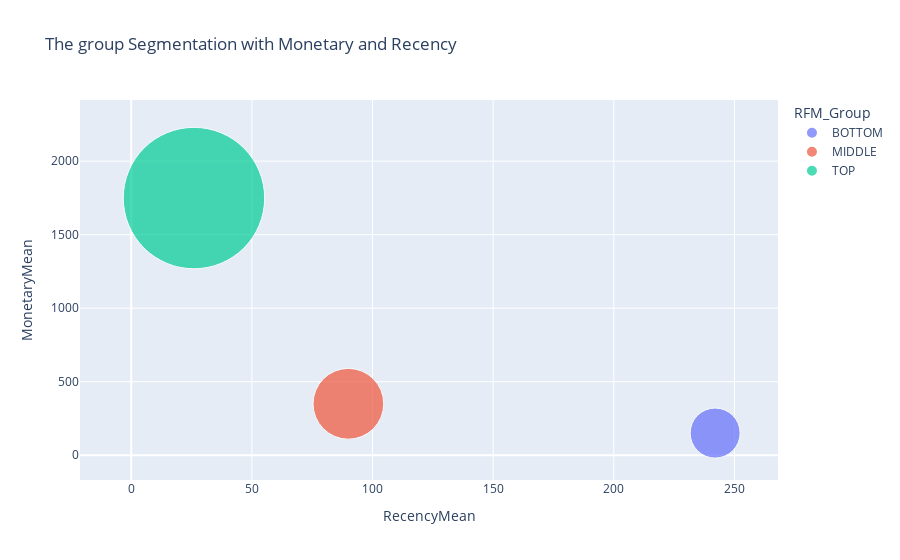

Notebook code for this chart:
### Code cell
import plotly.express as px

fig = px.scatter(rfm_agg, x="RecencyMean", y="MonetaryMean", size="FrequencyMean", color="RFM_Group",
           hover_name="RFM_Group", size_max=100, title = "The group Segmentation with Monetary and Recency")

#fig.write_image('rfm_group.png', engine='kaleido')
fig.show()

### Figure 1 — Plotly figure (JSON) as saved in the notebook; plotly's stock layout.template omitted (floating-point values rounded to 4 significant figures)
{"data": [{"hovertemplate": "<b>%{hovertext}</b><br><br>RFM_Group=BOTTOM<br>RecencyMean=%{x}<br>MonetaryMean=%{y}<br>FrequencyMean=%{marker.size}<extra></extra>", "hovertext": ["BOTTOM"], "legendgroup": "BOTTOM", "marker": {"color": "#636efa", "size": [1], "sizemode": "area", "sizeref": 0.0008, "symbol": "circle"}, "mode": "markers", "name": "BOTTOM", "orientation": "v", "showlegend": true, "type": "scatter", "x": [242], "xaxis": "x", "y": [151], "yaxis": "y"}, {"hovertemplate": "<b>%{hovertext}</b><br><br>RFM_Group=MIDDLE<br>RecencyMean=%{x}<br>MonetaryMean=%{y}<br>FrequencyMean=%{marker.size}<extra></extra>", "hovertext": ["MIDDLE"], "legendgroup": "MIDDLE", "marker": {"color": "#EF553B", "size": [2], "sizemode": "area", "sizeref": 0.0008, "symbol": "circle"}, "mode": "markers", "name": "MIDDLE", "orientation": "v", "showlegend": true, "type": "scatter", "x": [90], "xaxis": "x", "y": [350], "yaxis": "y"}, {"hovertemplate": "<b>%{hovertext}</b><br><br>RFM_Group=TOP<br>RecencyMean=%{x}<br>MonetaryMean=%{y}<br>FrequencyMean=%{marker.size}<extra></extra>", "hovertext": ["TOP"], "legendgroup": "TOP", "marker": {"color": "#00cc96", "size": [8], "sizemode": "area", "sizeref": 0.0008, "symbol": "circle"}, "mode": "markers", "name": "TOP", "orientation": "v", "showlegend": true, "type": "scatter", "x": [26], "xaxis": "x", "y": [1749], "yaxis": "y"}], "layout": {"legend": {"itemsizing": "constant", "title": {"text": "RFM_Group"}, "tracegroupgap": 0}, "title": {"text": "The group Segmentation with Monetary and Recency"}, "xaxis": {"anchor": "y", "domain": [0, 1], "title": {"text": "RecencyMean"}}, "yaxis": {"anchor": "x", "domain": [0, 1], "title": {"text": "MonetaryMean"}}}}
